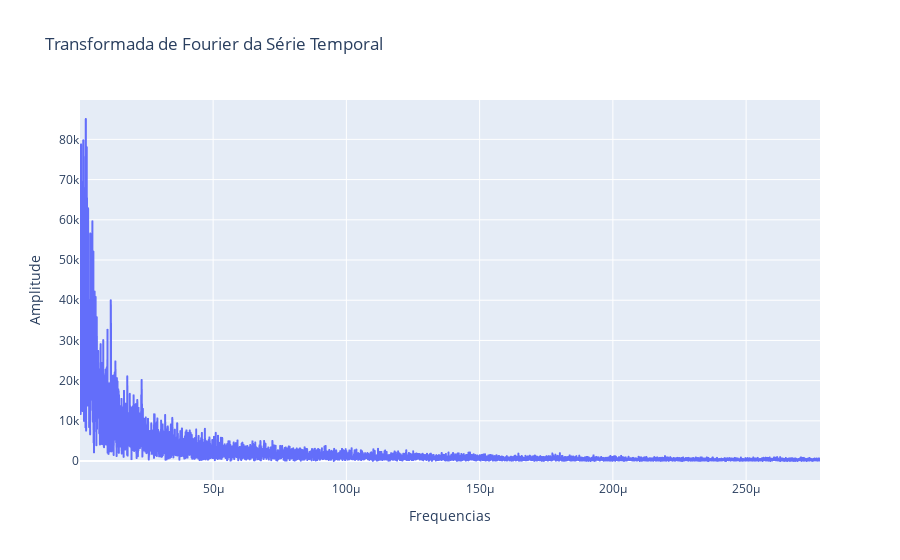

Notebook code for this chart:
### Code cell
# Plotando a série de fourier:
fig = px.line(dados_transformados, x='Frequencias', y='Amplitude',
 title='Transformada de Fourier da Série Temporal')
fig.show()

### Figure 1 — Plotly figure (JSON) as saved in the notebook; plotly's stock layout.template omitted (floating-point values rounded to 4 significant figures; data arrays with more than 128 entries replaced by an {"elided": "..."} marker saying what was removed)
{"data": [{"hovertemplate": "Frequencias=%{x}<br>Amplitude=%{y}<extra></extra>", "legendgroup": "", "line": {"color": "#636efa", "dash": "solid"}, "marker": {"symbol": "circle"}, "mode": "lines", "name": "", "showlegend": false, "type": "scattergl", "x": {"elided": "5605 float values"}, "xaxis": "x", "y": {"elided": "5605 float values"}, "yaxis": "y"}], "layout": {"legend": {"tracegroupgap": 0}, "title": {"text": "Transformada de Fourier da Série Temporal"}, "xaxis": {"anchor": "y", "domain": [0, 1], "title": {"text": "Frequencias"}}, "yaxis": {"anchor": "x", "domain": [0, 1], "title": {"text": "Amplitude"}}}}
